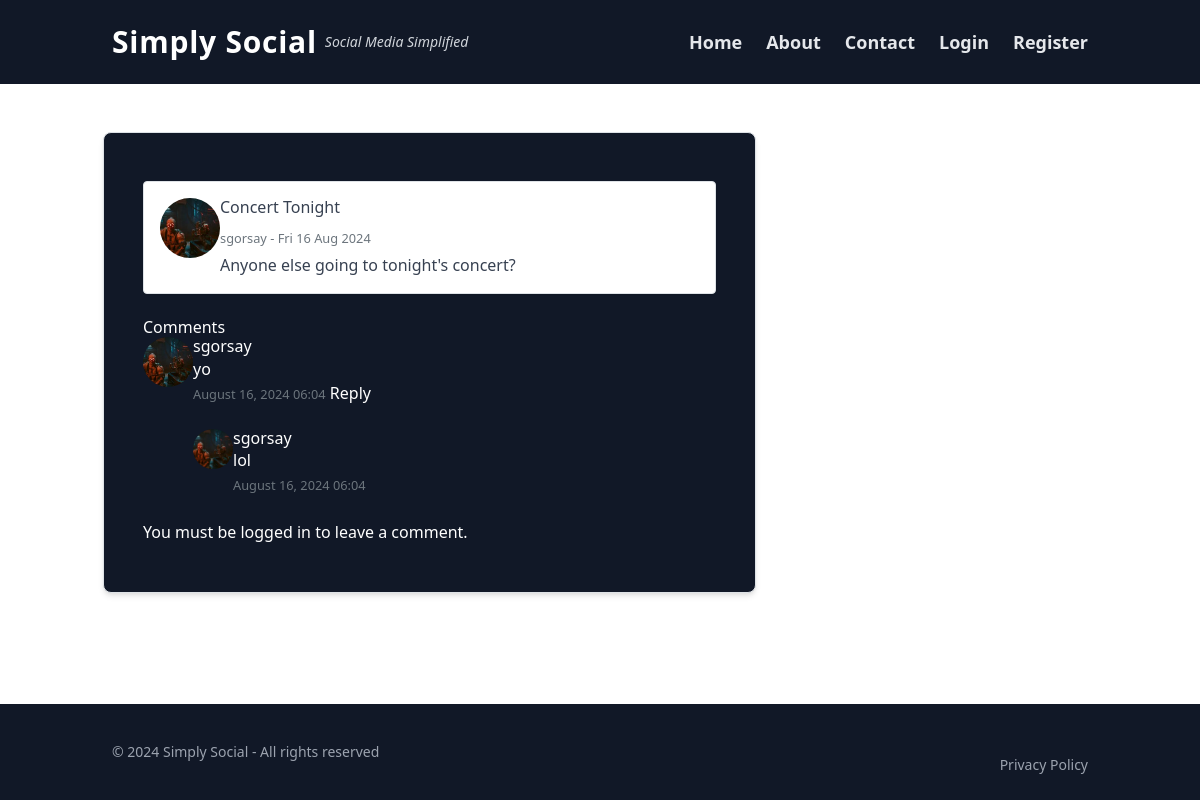
The page /blog/home/post/11/ on the database its author committed.
### blog/models.py (models this page shows, shortened)
class Post(models.Model):
    title = models.CharField(max_length=100)
    content = models.TextField()
    date_posted = models.DateTimeField(default = timezone.now)
    author = models.ForeignKey(User, on_delete=models.CASCADE)

class Comment(models.Model):
    post = models.ForeignKey(Post, related_name="comments", on_delete=models.CASCADE)
    author = models.ForeignKey(User, on_delete=models.CASCADE)
    content = models.TextField()
    date_posted = models.DateTimeField(default=timezone.now)
    parent = models.ForeignKey('self', null=True, blank=True, related_name='replies', on_delete=models.CASCADE)

### users/models.py (models this page shows, shortened)
class Profile(models.Model):
    user = models.OneToOneField(User, on_delete=models.CASCADE)
    image = models.ImageField(default='default.jpg', upload_to='profile_pics')
    bio = models.TextField(default="Hi! I am using Simply Social")
    encryption_key = models.CharField(max_length=100, blank=True, null=True)

### blog/views.py (the view, shortened to what this page needs)
# urls.py: path('home/post/<int:pk>/', PostDetailView.as_view(), name='post-detail'),
class PostDetailView(DetailView):
    model = Post
    def get_context_data(self, **kwargs):
        context = super().get_context_data(**kwargs)
        context['comments'] = self.object.comments.filter(parent__isnull=True)
        context['comment_form'] = CommentForm
        return context

### blog/templates/blog/post_detail.html (shortened to what this page needs)
{% extends "blog/base.html" %}
{% block content %}
<div class="container my-4">
    <div class="row">
        <div class="col-12 mb-4">
            <div class="d-flex align-items-right p-3 border rounded bg-white shadow-sm">
                <div class="me-4">
                    <img src="{{ object.author.profile.image.url }}"
                            class="img-fluid rounded-circle"
                            style="width: 60px; height: 60px; object-fit: cover;"
                            alt="Profile picture of {{ object.author }}">
                </div>
                <div class="flex-grow-1">
                    <h4 class="text-gray-700 mb-2">{{ object.title }}</h4>
                    <p class="text-muted mb-1">
                        <small><a href="{% url 'user-posts' object.author.username %}">{{ object.author }} </a> - {{ object.date_posted|date:"D d M Y" }}</small>
                    </p>
                    <p class="text-gray-700 mb-0">{{ object.content }}</p>
                </div>
            </div>
        </div>
    </div>
    <div class="row">
        <div class="col-12">
            <div class="content-section">
                <h3>Comments</h3>
                {% for comment in comments %}
                    <div class="media mb-4">
                        <img class="rounded-circle article-img" src="{{ comment.author.profile.image.url }}" alt="Profile picture of {{ comment.author }}" style="width: 50px; height: 50px; object-fit: cover;">
                        <div class="media-body">
                            <h5 class="mt-0"><a href="{% url 'profile-view' comment.author.username %}">{{ comment.author }}</a></h5>
                            <p>{{ comment.content }}</p>
                            <small class="text-muted">{{ comment.date_posted|date:"F d, Y H:i" }}</small>
                            <a href="#" class="reply-link" data-comment-id="{{ comment.id }}">Reply</a>
                            {% for reply in comment.replies.all %}
                                <div class="media mt-4">
                                    <img class="rounded-circle article-img" src="{{ reply.author.profile.image.url }}" alt="Profile picture of {{ reply.author }}" style="width: 40px; height: 40px; object-fit: cover;">
                                    <div class="media-body">
                                        <h6 class="mt-0"><a href="{% url 'profile-view' reply.author.username %}">{{ reply.author }}</a></h6>
                                        <p>{{ reply.content }}</p>
                                        <small class="text-muted">{{ reply.date_posted|date:"F d, Y H:i" }}</small>
                                    </div>
                                </div>
                            {% endfor %}
                        </div>
                    </div>
                {% empty %}
                    <p>No comments yet. Be the first to comment!</p>
                {% endfor %}
            </div>
            {% if user.is_authenticated %}
                <div class="content-section">
                    <h3>Leave a Comment</h3>
                    <form method="POST">
                        {% csrf_token %}
                        {{ comment_form.as_p }}
                        <button type="submit" class="btn btn-primary">Submit</button>
                    </form>
                </div>
            {% else %}
                <p>You must be <a href="{% url 'login' %}">logged in</a> to leave a comment.</p>
            {% endif %}
        </div>
    </div>
</div>
{% endblock content %}

### static/css/styles.css (style rules this page uses)
body { transition: filter 0.5s ease-in-out; }

### rows shown on the page
Post: author.profile.image (picture), title "Concert Tonight", author "sgorsay", date_posted "Fri 16 Aug 2024", content "Anyone else going to tonight's concert?"
Comment: author.profile.image (picture), author "sgorsay", content "yo", date_posted "August 16, 2024 06:04"
Comment: author.profile.image (picture), author "sgorsay", content "lol", date_posted "August 16, 2024 06:04"
